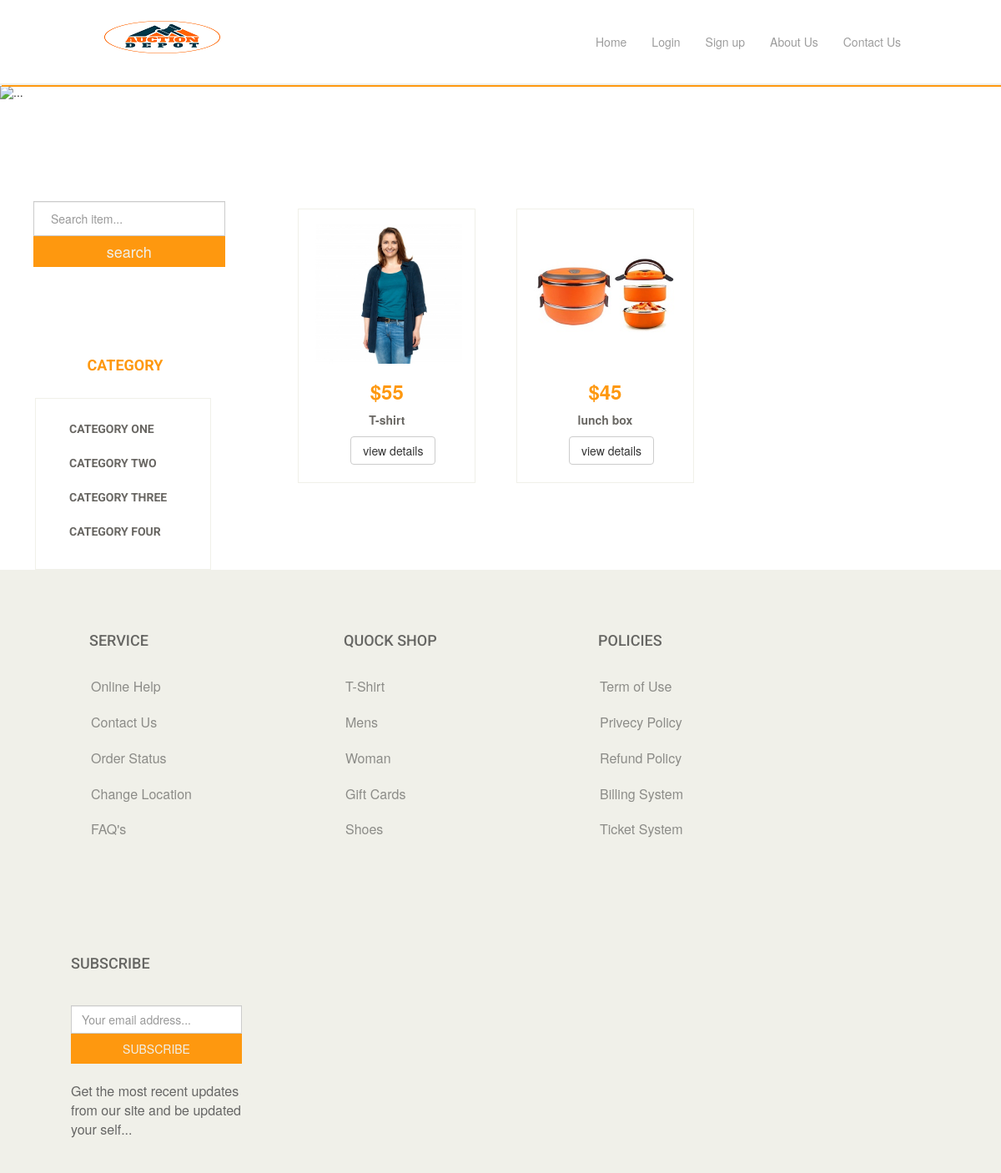
/itembycat.php?catid=1, run on the app's committed database.
### tables this page shows
CREATE TABLE `tbl_item` (
  `item_id` int(11) NOT NULL,
  `item_name` varchar(255) NOT NULL,
  `item_price` varchar(255) NOT NULL,
  `item_desc` text NOT NULL,
  `time_duration` varchar(255) NOT NULL,
  `strt_time` varchar(255) NOT NULL,
  `end_time` varchar(255) NOT NULL,
  `img_id` int(11) NOT NULL,
  `image` varchar(255) NOT NULL,
  `cat_id` int(11) NOT NULL,
  `user_id` int(11) NOT NULL,
  `status` int(11) NOT NULL DEFAULT '0'
);

### class/Item.php (called while the page is built, shortened)
<?php
   $filepath = realpath(dirname(__FILE__));
   include_once ($filepath.'/../libs/Database.php');
 ?>
<?php
 class Item{
 	 private $db;
     public function __construct(){
          $this->db = new Database();
    }
    public function getitembycat($catid){
          $query = "SELECT * FROM tbl_item WHERE cat_id='$catid'";
          $result = $this->db->select($query);
          return $result;
    }
 }
?>

### libs/Database.php (called while the page is built, shortened)
<?php
Class Database{
  public $host   = DB_HOST;
  public $user   = DB_USER;
  public $pass   = DB_PASS;
  public $dbname = DB_NAME;
 public $link;
private function connectDB(){
       $this->link = new mysqli($this->host, $this->user, $this->pass,
        $this->dbname);
 }
public function select($query){
      $result = $this->link->query($query) or
       die($this->link->error.__LINE__);
      if($result->num_rows > 0){
        return $result;
      } else {
        return false;
      }
 }
}
?>

### itembycat.php (the view, shortened to what this page needs)
<?php include 'inc/header.php';?>
<?php include 'inc/slider.php';?>
<?php
       if (isset($_GET['catid'])) {
            $catid  = $_GET['catid'];
       }
?>
 <div class="container-fluid">
       <div class="row mainsection">
                <div class="col-sm-12 col-md-3 col-lg-3 cat">
   <div class="row seracbox">
         <form action="search.php" method="get">
           <input class="form-control" type="text" name="keyword" placeholder="Search item..." aria-label="Search">
           <input class="btn-block" id="search" type="submit" name="submit" value="search">
         </form>
   </div><br><br>
     <h2 class="cattitle">Category</h2>
     <div class="row category">
          <ul>
                <li style="text-transform: uppercase;"><a href="itembycat.php?catid=1">Category one</a></li>
                <li style="text-transform: uppercase;"><a href="itembycat.php?catid=2">Category two</a></li>
                <li style="text-transform: uppercase;"><a href="itembycat.php?catid=3">Category three</a></li>
                <li style="text-transform: uppercase;"><a href="itembycat.php?catid=4">Category four</a></li>
          </ul>
     </div>
                </div>
                <div class="col-sm-12 col-md-9 col-lg-9 pro">
                      <div class="row product">
                         <?php
                                $Getitembycat = $item->getitembycat($catid);
                                if($Getitembycat){
                                while($result = $Getitembycat->fetch_assoc()) {
                          ?>
                             <div class="col-xs-6 col-sm-6 col-md-4 col-lg-4 prosection">
                                   <img class="img-responsive" src="<?php echo $result['image'];?>">
                                   <h3>$<?php echo $result['item_price'];?></h3>
                                   <p><?php echo $result['item_name'];?></p>
                                  <a href="products_details.php?itemid=<?php echo $result['item_id'];?>" class="btn btn-default">view details</a>
                             </div>
                            <?php } }else{  ?>
                                <h2 style="text-align: center;color: red;font-family: monospace;
                                font-size: 20px;">sorry,Item not available in this category</h2>
                            <?php } ?>
                      </div>
                </div>
       </div>
 </div>
<?php include 'inc/footer.php';?>

### css/style.css (style rules this page uses)
* { padding: 0px;margin: 0px; }
.cattitle, .brandtitle { color: #FE980F; text-align: center; text-transform: uppercase; margin-bottom: 11%; margin-top: 25%; font-family: 'Roboto', sans-serif; font-weight: bold; font-size: 18px; }
.category, .brnad { border: 1px solid #F0F0E9; width: 78%; margin-left: 10%; }
.category ul, .brnad ul { list-style: none; padding: 15px 30px; }
.category ul li, .brnad ul li { padding: 10px; }
.category ul li a,.brnad ul li a { text-decoration: none; color: #696763; font-weight: bold; font-family: 'Roboto', sans-serif; text-transform: uppercase; }
.product { margin-left: 3%; margin-right: 3%; }
.prosection a { width: 102px; }
.prosection { position: relative; }
.prosection img { display: block; height: auto; }
.seracbox { margin-top: 45%; width: 85%; margin-left: 25px; }
.seracbox input { border-radius: 0px; padding: 20px 20px; }
#search { border-radius: 0px; font-size: 18px; padding: 6px 12px; background-color: #FE980F; border:0px; color: #F0F0E9; }

### data on the page
tbl_item: image (picture), item_price "55", item_name "T-shirt"
tbl_item: image (picture), item_price "45", item_name "lunch box"
